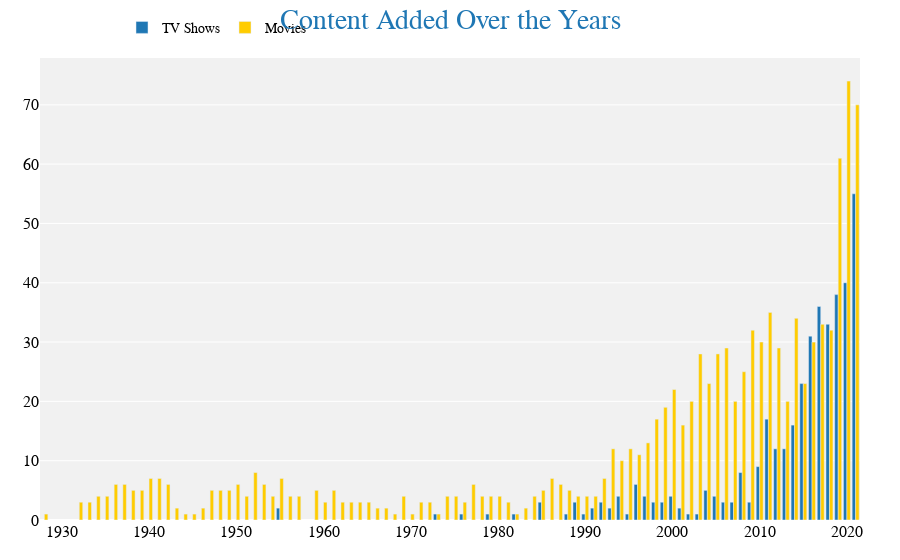

The code cell stored with this chart in its notebook:
### Markdown cell above
## Original Release Year of the movies

### Code cell
d1 = df[df["type"] == "TV Show"]
d2 = df[df["type"] == "Movie"]

col = "release_year"

vc1 = d1[col].value_counts().reset_index()
vc1 = vc1.rename(columns={col: "release_year", "index": col})
vc1['percent'] = vc1['count'].apply(lambda x: 100 * x / sum(vc1['count']))
vc1 = vc1.sort_values(col)


vc2 = d2[col].value_counts().reset_index()
vc2 = vc2.rename(columns={col: "release_year", "index": col})
vc2['percent'] = vc2['count'].apply(lambda x: 100 * x / sum(vc2['count']))
vc2 = vc2.sort_values(col)

trace1 = go.Bar(x=vc1[col], y=vc1["count"], name="TV Shows", marker=dict(color="#1f77b4"))
trace2 = go.Bar(x=vc2[col], y=vc2["count"], name="Movies", marker=dict(color="#ffcc00"))

layout = go.Layout(
    title="Content Added Over the Years", 
    title_font=dict(size=28, color="#1f77b4", family="Comic Sans MS, Arial, sans-serif"),  
    title_x=0.5, 
    height=400,
    plot_bgcolor="#f1f1f1", 
    paper_bgcolor="#ffffff", 
    font=dict(color="black", size=16, family="Comic Sans MS, Arial, sans-serif"),  
    legend=dict(x=0.1, y=1.1, orientation="h", font=dict(size=14, color="black")), 
    margin=dict(t=40, b=40, l=40, r=40),  
)

data = [trace1, trace2]
fig = go.Figure(data, layout=layout)
fig.show()

### Figure 1 — Plotly figure (JSON) as saved in the notebook; plotly's stock layout.template omitted (floating-point values rounded to 4 significant figures)
{"data": [{"marker": {"color": "#1f77b4"}, "name": "TV Shows", "type": "bar", "x": [1955, 1973, 1976, 1979, 1982, 1985, 1988, 1989, 1990, 1991, 1992, 1993, 1994, 1995, 1996, 1997, 1998, 1999, 2000, 2001, 2002, 2003, 2004, 2005, 2006, 2007, 2008, 2009, 2010, 2011, 2012, 2013, 2014, 2015, 2016, 2017, 2018, 2019, 2020, 2021], "y": [2, 1, 1, 1, 1, 3, 1, 3, 1, 2, 3, 2, 4, 1, 6, 4, 3, 3, 4, 2, 1, 1, 5, 4, 3, 3, 8, 3, 9, 17, 12, 12, 16, 23, 31, 36, 33, 38, 40, 55]}, {"marker": {"color": "#ffcc00"}, "name": "Movies", "type": "bar", "x": [1928, 1932, 1933, 1934, 1935, 1936, 1937, 1938, 1939, 1940, 1941, 1942, 1943, 1944, 1945, 1946, 1947, 1948, 1949, 1950, 1951, 1952, 1953, 1954, 1955, 1956, 1957, 1959, 1960, 1961, 1962, 1963, 1964, 1965, 1966, 1967, 1968, 1969, 1970, 1971, 1972, 1973, 1974, 1975, 1976, 1977, 1978, 1979, 1980, 1981, 1982, 1983, 1984, 1985, 1986, 1987, 1988, 1989, 1990, 1991, 1992, 1993, 1994, 1995, 1996, 1997, 1998, 1999, 2000, 2001, 2002, 2003, 2004, 2005, 2006, 2007, 2008, 2009, 2010, 2011, 2012, 2013, 2014, 2015, 2016, 2017, 2018, 2019, 2020, 2021], "y": [1, 3, 3, 4, 4, 6, 6, 5, 5, 7, 7, 6, 2, 1, 1, 2, 5, 5, 5, 6, 4, 8, 6, 4, 7, 4, 4, 5, 3, 5, 3, 3, 3, 3, 2, 2, 1, 4, 1, 3, 3, 1, 4, 4, 3, 6, 4, 4, 4, 3, 1, 2, 4, 5, 7, 6, 5, 4, 4, 4, 7, 12, 10, 12, 11, 13, 17, 19, 22, 16, 20, 28, 23, 28, 29, 20, 25, 32, 30, 35, 29, 20, 34, 23, 30, 33, 32, 61, 74, 70]}], "layout": {"autosize": true, "font": {"color": "black", "family": "Comic Sans MS, Arial, sans-serif", "size": 16}, "legend": {"font": {"color": "black", "size": 14}, "orientation": "h", "x": 0.1, "y": 1.1}, "margin": {"b": 40, "l": 40, "r": 40, "t": 40}, "paper_bgcolor": "#ffffff", "plot_bgcolor": "#f1f1f1", "title": {"font": {"color": "#1f77b4", "family": "Comic Sans MS, Arial, sans-serif", "size": 28}, "text": "Content Added Over the Years", "x": 0.5}, "xaxis": {"autorange": true, "range": [1928.0, 2022.0], "type": "linear"}, "yaxis": {"autorange": true, "range": [0, 77.89], "type": "linear"}}}
